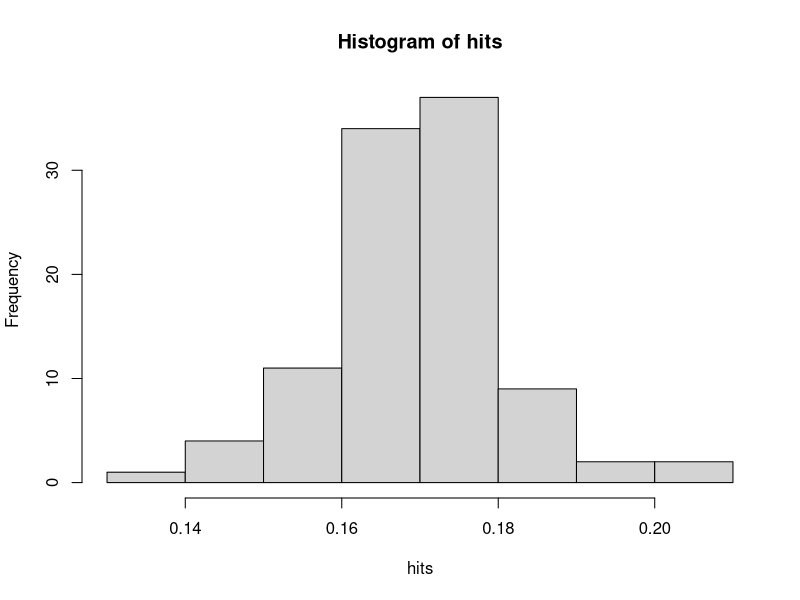

Recreate this plot in R.
# From the August, 17th edition of the Riddler: Step 1: Game Theory. Step 2: ???? Step 3: Profit!
# Take a standard deck of cards,
# and pull out the numbered cards from one suit (the cards 2 through 10).
# Shuffle them, and then lay them face down in a row.
# Flip over the first card. Now guess whether the next card in the row is bigger or smaller.
# If you’re right, keep going.
#
# If you play this game optimally,
# what’s the probability that you can get to the end without making any mistakes?
#
# Extra credit: What if there were more cards — 2 through 20, or 2 through 100?
# How do your chances of getting to the end change?
hits <- replicate(100, {
    success <- replicate(1000, {
        deck <- sample(2:10) #our random set of 9 cards
        first <- deck[1] #the first card
        deck <- deck[-which(deck %in% first)] #take the first card out of the deck
      while (length(deck) > 0){ #repeat until no cards remain
        nxt <- deck[1] #make p the next card
      if ((length(deck[deck < first]) > length(deck[deck > first]) & nxt < first) ||
        (length(deck[deck < first]) < length(deck[deck > first]) & nxt > first) ||
        (length(deck[deck < first]) == length(deck[deck > first]) & nxt > first)){ #prediction logic
          deck <- deck[-which(deck %in% nxt)] #if prediction is right, "turn over" second card
          first = nxt #treat next card as first, and repeat until no cards left
        }
      else {break} #leave loop if the prediction is wrong
      }
   length(deck) == 0 #if we get through all of the cards, call it a win!
    })
  mean(success) #average the successes
})
mean(hits) #find the probability
# it's ~ 17%
#change to 2:20 and the probability drops to ~0.9%
#change to 2:100 the probability drops to (near) zero -- no hits from 1000000 tries!
hist(hits)

success <- replicate(1000000, {
  deck <- sample(2:100) #our random set of 9 cards
  first <- deck[1] #the first card
  deck <- deck[-which(deck %in% first)] #take the first card out of the deck
  while (length(deck) > 0){ #repeat until no cards remain
    nxt <- deck[1] #make p the next card
    if ((length(deck[deck < first]) > length(deck[deck > first]) & nxt < first) ||
       (length(deck[deck < first]) < length(deck[deck > first]) & nxt > first) ||
        (length(deck[deck < first]) == length(deck[deck > first]) & nxt > first)){ #prediction logic
      deck <- deck[-which(deck %in% nxt)] #if prediction is right, "turn over" second card
      first = nxt #treat next card as first, and repeat until no cards left
    }
    else {break} #leave loop if the prediction is wrong
  }
  length(deck) == 0 #if we get through all of the cards, call it a win!
})
  sum(success) #average the successes
mean(hits) #find the probability


